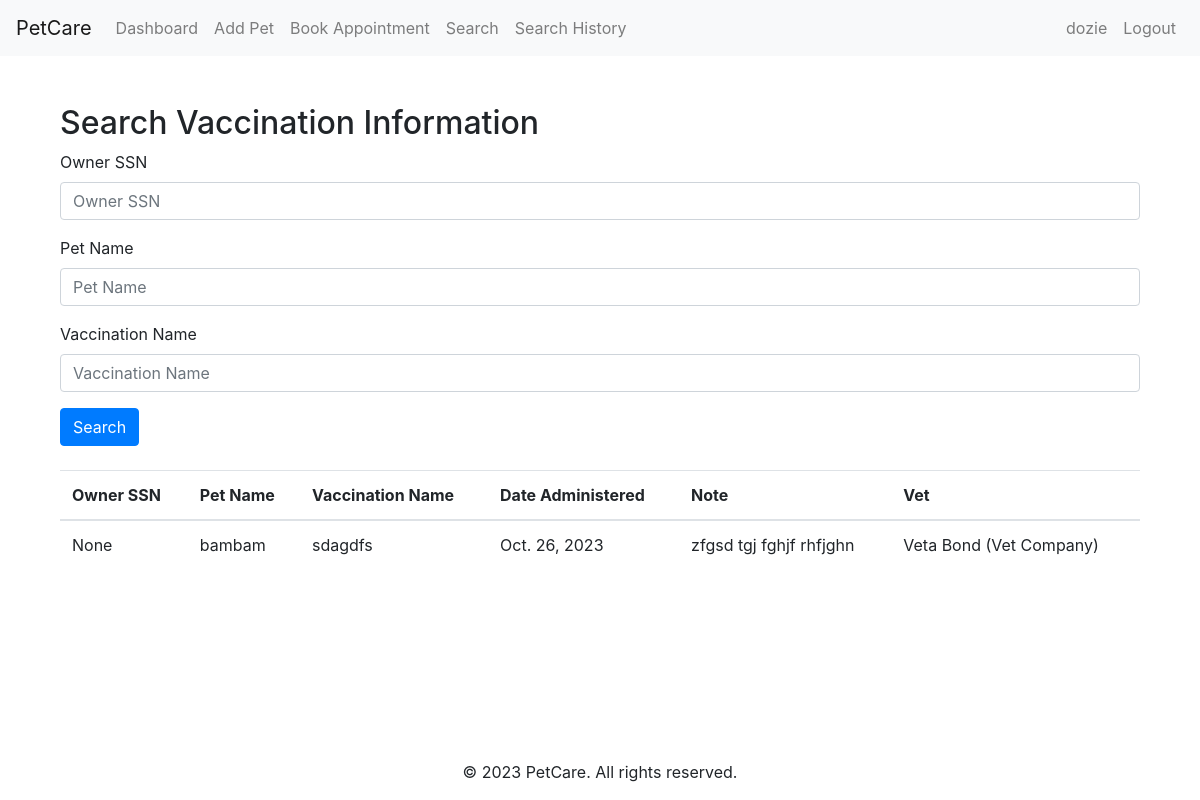
Screenshot of /search_vaccinations/ (signed in) with the database file from the repository.
### core/models.py (models this page shows, shortened)
class User(AbstractUser):
    PET_OWNER = "Pet Owner"
    VET = "Vet"
    THIRD_PARTY = "Third Party/Groomer"
    ROLE_CHOICES = (
        (PET_OWNER, PET_OWNER),
        (VET, VET),
        (THIRD_PARTY, THIRD_PARTY),
    )
    role = models.CharField(choices=ROLE_CHOICES, max_length=200)
    ssn = models.CharField(max_length=200, null=True)
    license_no = models.CharField(max_length=200, null=True, blank=True)
    service_provider = models.CharField(max_length=200, null=True, blank=True)
    def __str__(self):
        if not self.service_provider:
            return self.username
        return f'{self.first_name} {self.last_name} ({self.service_provider})'

class Vaccination(models.Model):
    pet = models.ForeignKey(Pet, on_delete=models.CASCADE)
    vaccination_name = models.CharField(max_length=100)
    vaccination_no = models.CharField(max_length=100, null=True)
    vaccination_date = models.DateField()
    next_vaccination_date = models.DateField(null=True)
    vet = models.ForeignKey(User, on_delete=models.CASCADE, related_name='vaccinations_given')
    notes = models.TextField()

class Pet(models.Model):
    owner = models.ForeignKey(User, on_delete=models.CASCADE)
    name = models.CharField(max_length=100)
    date_of_birth = models.DateField()
    breed = models.CharField(max_length=100)
    age = models.IntegerField(null=True)

### core/views.py (the view)
# urls.py: path('search_vaccinations/', views.VaccinationSearchView.as_view(), name='search_vaccinations'),
class VaccinationSearchView(LoginRequiredMixin, ListView):
    model = Vaccination
    template_name = 'vaccination_search.html'
    context_object_name = 'vaccinations'
    def get_queryset(self):
        queryset = super().get_queryset()
        ssn = self.request.GET.get('ssn')
        pet_name = self.request.GET.get('pet_name')
        vaccination_name = self.request.GET.get('vaccination_name')
        print(vaccination_name)
        filters = Q()
        if ssn:
            filters &= Q(pet__owner__ssn=ssn)
        if pet_name:
            filters &= Q(pet__name__icontains=pet_name)
        if vaccination_name:
            filters &= Q(vaccination_name__icontains=vaccination_name)
        qs = queryset.filter(filters)
        if any([ssn, pet_name, vaccination_name]) and qs.exists():
            search_history = SearchHistory.objects.create(
                ssn=ssn, pet_name=pet_name, vaccination_name=vaccination_name,
                user=self.request.user
            )
        return queryset.filter(filters)
    def get_context_data(self, **kwargs):
        context = super().get_context_data(**kwargs)
        context['form'] = VaccinationSearchForm(self.request.GET)
        return context

### core/forms.py
class VaccinationSearchForm(forms.Form):
    ssn = forms.CharField(required=False, label="Owner SSN")
    pet_name = forms.CharField(required=False, label="Pet Name")
    vaccination_name = forms.CharField(required=False, label="Vaccination Name")

### templates/vaccination_search.html
{% extends "base.html" %}
{% load bootstrap4 %}
{% block content %}
<div class="container mt-4">
    <h2>Search Vaccination Information</h2>
    <form method="get">
        {% bootstrap_form form %}
        <button type="submit" class="btn btn-primary">Search</button>
    </form>
    <table class="table mt-4">
        <thead>
            <tr>
                <th>Owner SSN</th>
                <th>Pet Name</th>
                <th>Vaccination Name</th>
                <th>Date Administered</th>
                <th>Note</th>
                <th>Vet</th>
            </tr>
        </thead>
        <tbody>
            {% for vaccination in vaccinations %}
            <tr>
                <td>{{ vaccination.pet.owner.ssn }}</td>
                <td>{{ vaccination.pet.name }}</td>
                <td>{{ vaccination.vaccination_name }}</td>
                <td>{{ vaccination.vaccination_date }}</td>
                <td>{{ vaccination.notes }}</td>
                <td>{{ vaccination.vet }}</td>
            </tr>
            {% endfor %}
        </tbody>
    </table>
</div>
{% endblock %}

### templates/base.html (shortened to what this page needs)
<!DOCTYPE html>
<html lang="en">
<head>
    <link href="https://maxcdn.bootstrapcdn.com/bootstrap/4.5.2/css/bootstrap.min.css" rel="stylesheet">
</head>
<body>
<nav class="navbar navbar-expand-lg navbar-light bg-light">
    <a class="navbar-brand" href="{% url 'core:dashboard' %}">PetCare</a>
    <div class="collapse navbar-collapse" id="navbarNav">
        <ul class="navbar-nav mr-auto">
            <li class="nav-item">
                <a class="nav-link" href="{% url 'core:dashboard' %}">Dashboard</a>
            </li>
            <li class="nav-item">
                <a class="nav-link" href="{% url 'core:add_pet' %}">Add Pet</a>
            </li>
            <li class="nav-item">
                <a class="nav-link" href="{% url 'core:book_appointment' %}">Book Appointment</a>
            </li>
            <li class="nav-item">
                <a class="nav-link" href="{% url 'core:search_vaccinations' %}">Search</a>
            </li>
            <li class="nav-item">
                <a class="nav-link" href="{% url 'core:search_history' %}">Search History</a>
            </li>
        </ul>
        <ul class="navbar-nav ml-auto">
            {% if user.is_authenticated %}
            <li class="nav-item">
                <span class="nav-link">{{user.username}}</span>
            </li>
            <li class="nav-item">
                <a class="nav-link" href="{% url 'logout' %}">Logout</a>
            </li>
            {% endif %}
        </ul>
    </div>
</nav>
<div class="content-wrapper">
    <main class="container mt-5">
        {% block content %}{% endblock %}
    </main>
</div>
<footer class="mt-5">
    <p class="text-center">&copy; 2023 PetCare. All rights reserved.</p>
</footer>
</body>
</html>

### templates/base.html (style rules this page uses)
body { display: flex; flex-direction: column; min-height: 100vh; }
.content-wrapper { flex: 1; }

### rows the page displays
User: username "dozie"
Vaccination: pet.owner.ssn "None", pet.name "bambam", vaccination_name "sdagdfs", vaccination_date "Oct. 26, 2023", notes "zfgsd tgj fghjf rhfjghn", vet "Veta Bond (Vet Company)"
